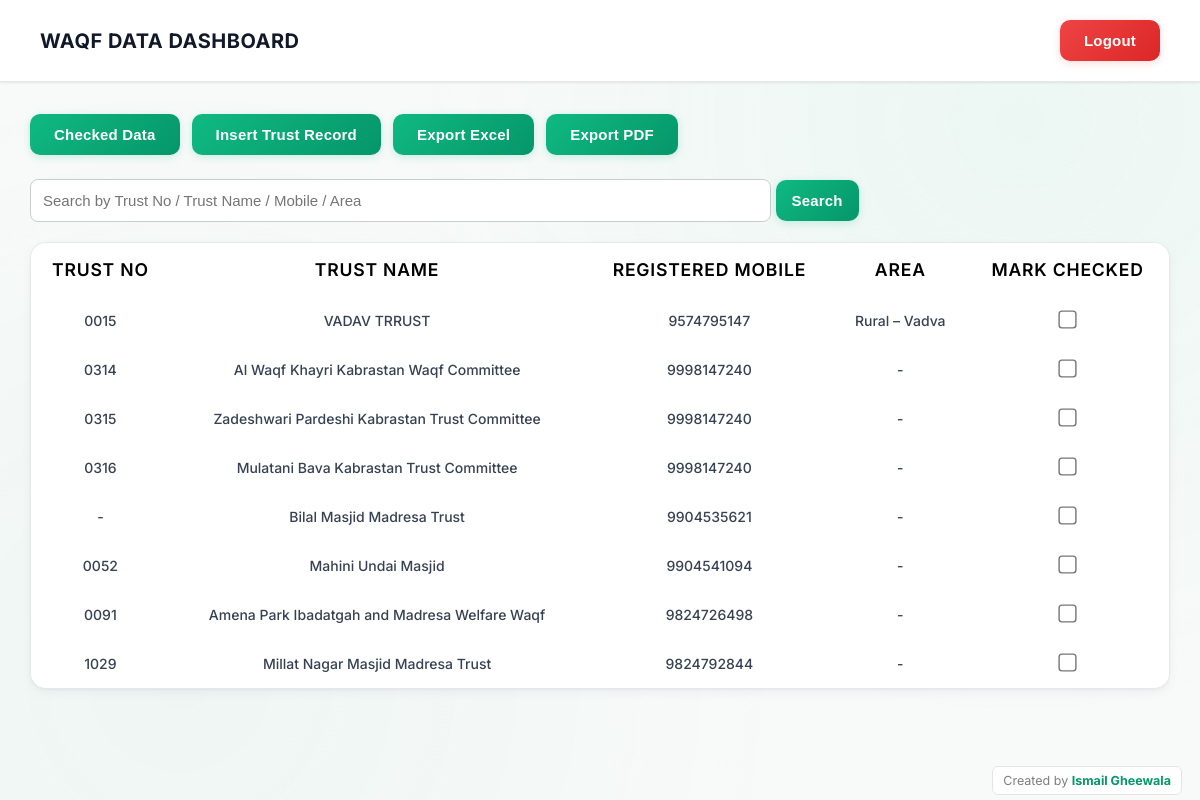
Screenshot of /home.php (signed in) with the database file from the repository.
### tables this page shows
CREATE TABLE IF NOT EXISTS `trusts` (
  `id` int NOT NULL AUTO_INCREMENT,
  `trust_no` varchar(20) DEFAULT NULL,
  `trust_name` varchar(200) NOT NULL,
  `registered_mobile` varchar(20) NOT NULL,
  `area_type` varchar(20) DEFAULT NULL,
  `village` varchar(120) DEFAULT NULL,
  `municipal` varchar(120) DEFAULT NULL,
  `ward_no` varchar(20) DEFAULT NULL,
  `status_checked` tinyint(1) DEFAULT '0',
  PRIMARY KEY (`id`)
);

### home.php (the view, shortened to what this page needs)
<?php
include "config.php";
if (isset($_GET['search']) && $_GET['search'] != "") {
    $search = mysqli_real_escape_string($conn, $_GET['search']);
    $query = "SELECT * FROM trusts
              WHERE status_checked = 0 AND (
                    trust_no LIKE '%$search%' OR
                    trust_name LIKE '%$search%' OR
                    registered_mobile LIKE '%$search%' OR
                    village LIKE '%$search%' OR
                    ward_no LIKE '%$search%'
              )
              ORDER BY id DESC";
} else {
    $query = "SELECT * FROM trusts WHERE status_checked = 0 ORDER BY id DESC";
}
$result = mysqli_query($conn, $query);
?>
<!DOCTYPE html>
<html>
<head>
    <link rel="stylesheet" href="./css/home_style.css">
</head>
<body>
<div class="topbar">
    WAQF DATA DASHBOARD
    <a href="logout.php"><button class="btn logout">Logout</button></a>
</div>
<div class="container">
   <div class="actions">
        <a href="checked.php"><button class="btn">Checked Data</button></a>
        <a href="insert.php"><button class="btn">Insert Trust Record</button></a>
        <a href="export_excel.php"><button class="btn">Export Excel</button></a>
        <a href="export_pdf.php"><button class="btn">Export PDF</button></a>
   </div>
    <form method="GET" style="margin: 20px 0;">
    <input type="text" name="search"
        placeholder="Search by Trust No / Trust Name / Mobile / Area"
        value="<?php echo isset($_GET['search']) ? $_GET['search'] : ''; ?>"
        style="padding: 12px; width: 65%; border: 1.5px solid #ccc; border-radius: 8px; font-size:15px;">
    <button class="btn" style="padding: 12px 16px;">Search</button>
</form>
    <table>
        <tr>
            <th>Trust No</th>
            <th>Trust Name</th>
            <th>Registered Mobile</th>
            <th>Area</th>
            <th>Mark Checked</th>
        </tr>
        <?php
        if (mysqli_num_rows($result) > 0) {
            while ($row = mysqli_fetch_assoc($result)) {
                if ($row['area_type'] == "Rural") {
                    $area_display = "Rural – " . $row['village'];
                } elseif ($row['area_type'] == "Urban") {
                    $area_display = "Urban – " . $row['ward_no'] . " (" . $row['municipal'] . ")";
                } else {
                    $area_display = "-";
                }
        ?>
            <tr>
                <td><?php echo $row['trust_no']; ?></td>
                <td><?php echo $row['trust_name']; ?></td>
                <td><?php echo $row['registered_mobile']; ?></td>
                <td><?php echo $area_display; ?></td>
                <td>
                    <form method="POST" action="update_status.php">
                        <input type="checkbox" class="chk" onchange="this.form.submit()">
                    </form>
                </td>
            </tr>
        <?php
            }
        } else {
            echo "<tr><td colspan='5' class='no-data'>No Unchecked Trust Records Found</td></tr>";
        }
        ?>
    </table>
</div>
<?php include "footer.php"; ?>
</body>
</html>

### footer.php
<div style="
    position: fixed;
    bottom: 5px;
    right: 18px;
    font-size: 12.5px;
    color: #7e7e7e;
    background: #ffffffc7;
    padding: 6px 10px;
    border-radius: 6px;
    border: 1px solid #e4e4e4;
">
   Created by <b style="color:#059669;">Ismail Gheewala</b>
</div>

### css/home_style.css (style rules this page uses)
* { margin: 0; padding: 0; box-sizing: border-box; }
body { background: #f8faf9; font-family: 'Inter', -apple-system, BlinkMacSystemFont, sans-serif; min-height: 100vh; position: relative; }
body::before { content: ''; position: fixed; top: 0; left: 0; right: 0; bottom: 0; background: radial-gradient(circle at 85% 15%, rgba(16, 185, 129, 0.05) 0%, transparent 50%), radial-gradient(circle at 15% 85%, rgba(5, 150, 105, 0.04) 0%, transparent 50%); pointer-events: none; z-index: 0; }
.topbar { background: #ffffff; padding: 20px 40px; color: #111827; font-size: 20px; font-weight: 700; letter-spacing: 0.5px; box-shadow: 0 1px 3px rgba(0, 0, 0, 0.05), 0 1px 2px rgba(0, 0, 0, 0.03); border-bottom: 1px solid #e5e7eb; position: relative; z-index: 10; display: flex; justify-content: space-between; align-items: center; }
.container { width: 95%; max-width: 1400px; margin: 32px auto; position: relative; z-index: 1; }
.actions { margin-bottom: 24px; display: flex; gap: 12px; flex-wrap: wrap; }
.btn { padding: 12px 24px; background: linear-gradient(135deg, #10b981, #059669); border: none; color: white; border-radius: 10px; cursor: pointer; font-size: 15px; font-weight: 600; transition: all 0.2s cubic-bezier(0.4, 0, 0.2, 1); box-shadow: 0 2px 8px rgba(16, 185, 129, 0.2); letter-spacing: 0.2px; text-decoration: none; display: inline-block; }
.logout { background: linear-gradient(135deg, #ef4444, #dc2626); box-shadow: 0 2px 8px rgba(239, 68, 68, 0.2); }
table { width: 100%; border-collapse: separate; border-spacing: 0; margin-top: 10px; background: #ffffff; border-radius: 16px; overflow: hidden; box-shadow: 0 1px 3px rgba(0, 0, 0, 0.05), 0 4px 12px rgba(0, 0, 0, 0.04); border: 1px solid #e5e7eb; }
th { color: #000000; padding: 16px 12px; font-size: 1.1rem; font-weight: 600; text-transform: uppercase; letter-spacing: 0.8px; text-align: center; }
tbody tr { background: #ffffff; transition: all 0.2s ease; border-bottom: 1px solid #f3f4f6; }
tbody tr:last-child { border-bottom: none; }
td { padding: 16px 12px; color: #374151; font-size: 14px; text-align: center; border-bottom: none; font-weight: 500; }
.chk { transform: scale(1.4); cursor: pointer; accent-color: #10b981; transition: all 0.2s ease; }

### rows the page displays
trusts: trust_no "0015", trust_name "VADAV TRRUST", registered_mobile "9574795147", village "Rural – Vadva"
trusts: trust_no "0314", trust_name "Al Waqf Khayri Kabrastan Waqf Committee", registered_mobile "9998147240", area_type "-"
trusts: trust_no "0315", trust_name "Zadeshwari Pardeshi Kabrastan Trust Committee", registered_mobile "9998147240", area_type "-"
trusts: trust_no "0316", trust_name "Mulatani Bava Kabrastan Trust Committee", registered_mobile "9998147240", area_type "-"
trusts: trust_no "-", trust_name "Bilal Masjid Madresa Trust", registered_mobile "9904535621", area_type "-"
trusts: trust_no "0052", trust_name "Mahini Undai Masjid", registered_mobile "9904541094", area_type "-"
trusts: trust_no "0091", trust_name "Amena Park Ibadatgah and Madresa Welfare Waqf", registered_mobile "9824726498", area_type "-"
trusts: trust_no "1029", trust_name "Millat Nagar Masjid Madresa Trust", registered_mobile "9824792844", area_type "-"
